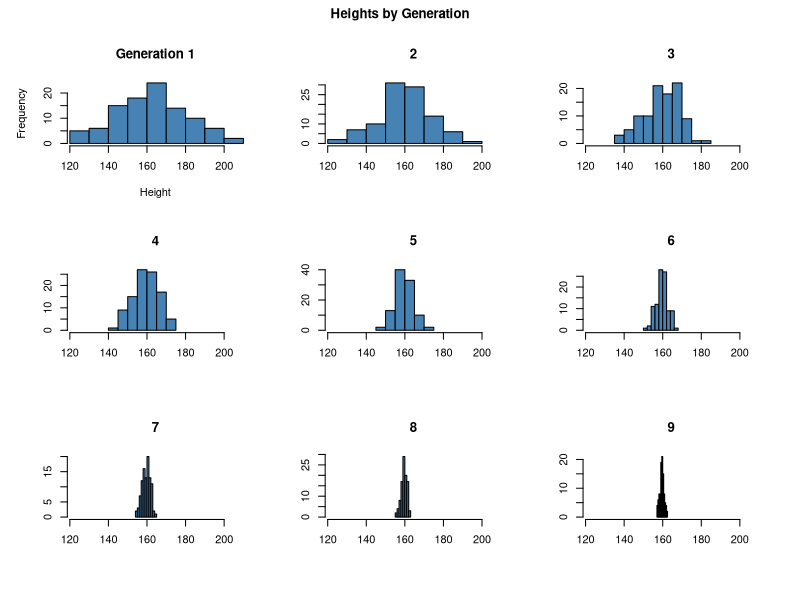
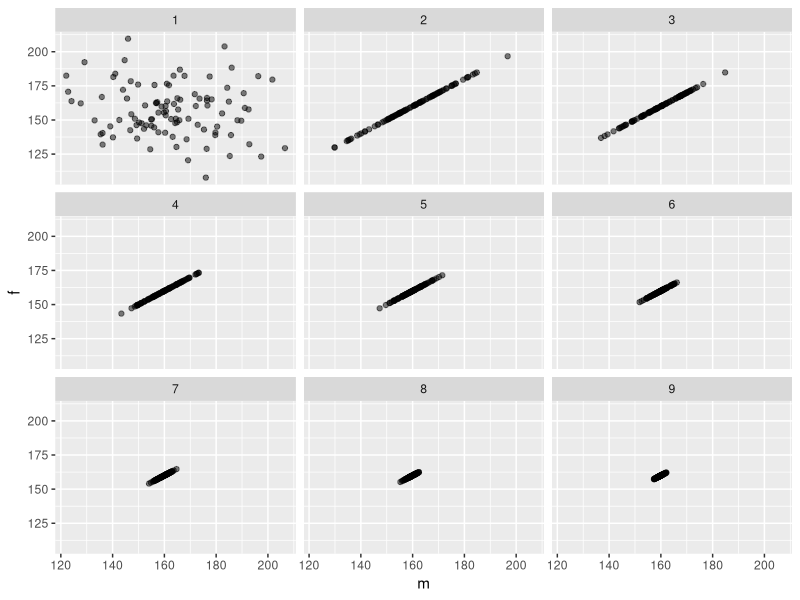
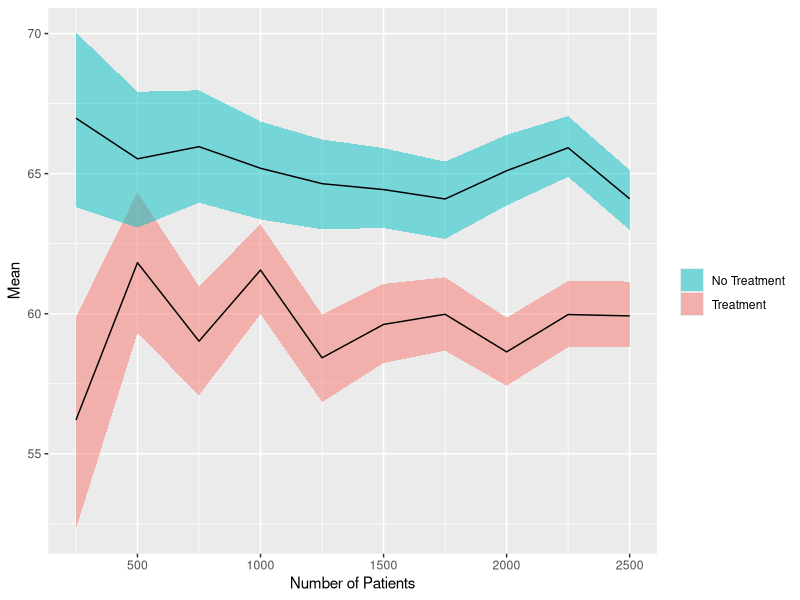
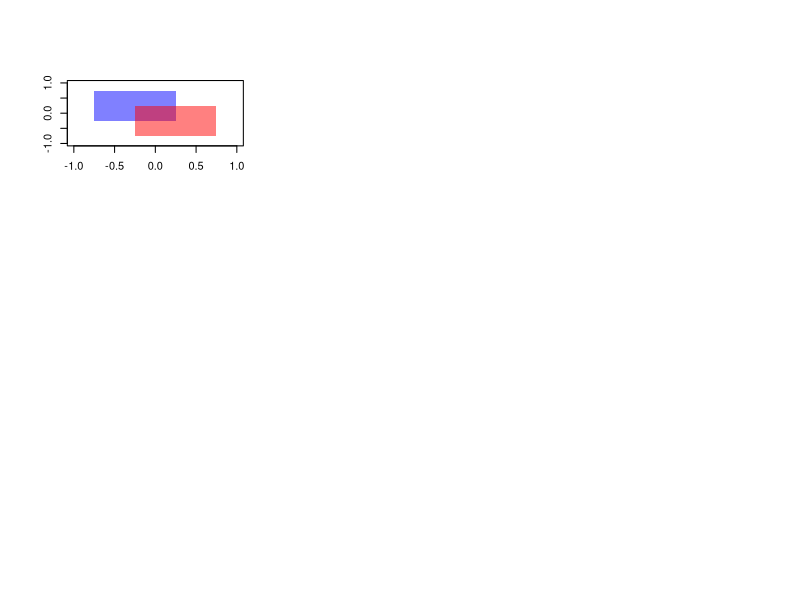

R code for these plots, in order:
## ---- chunk 1
knitr::opts_chunk$set(fig.width=8, fig.align = 'center', fig.height=6, warning=FALSE, message=FALSE)
library(ggplot2)
## ---- chunk 2
next_gen <- function(pop) {
    pop$m <- sample(pop$m)
    pop$m <- rowMeans(pop)
    pop$f <- pop$m
    pop
}
## ---- chunk 3
pop <- data.frame(m = rnorm(100, 160, 20), f = rnorm(100, 160, 20))
gens <- pop

firstMax <- max(pop$m) #grab values to use for range limits in plots. 
firstMin <- min(pop$m)

par(mfrow = c(3,3)) #Set up a multiple plot environment
par(oma=c(1,1,2,1)) #Leave space for main title. 

hist(pop$m, main = "Generation 1",   #histogram it. 
              xlim = c(firstMin, firstMax),
              col  = "steelblue", 
              xlab = "Height") 

for(genNumber in 2:9){
  pop <- next_gen(pop)  #make the new population
  
  gens = rbind(gens, pop)
  
  hist(pop$m, main = as.character(genNumber),   #histogram it. 
              xlim = c(firstMin, firstMax),
              col  = "steelblue", 
              xlab = "", ylab = "") 
}

title(main="Heights by Generation",outer=T)
## ---- chunk 4
gens$gen <- rep(1:9, each = 100) #give generation labels to the dataset
ggplot(gens, aes(x = m, y = f)) + geom_point(alpha = 0.5) + facet_wrap(~gen, nrow = 3)
## ---- chunk 5
bootstrapMean = function(values){
  #Generate bootstraped medians
  bootstraped <- replicate(1000, mean(sample(values, length(values), replace=T)) )
  #Find the quantiles
  quantile(bootstraped, c(0.025, 0.975))
}

genVals <- function(num_patients = 250){
  #Set the treatment group options
  treatmentGroups <- c(0,1)

  #Set the treatments
  treatments <- sample(treatmentGroups, num_patients, replace = T)

  #Draw outcome values
  outcome_pre    <- rnorm(num_patients, mean = 60, sd = 20)

  #Adjust based on treatment.
  outcome_treat  <- ifelse(treatments==1, outcome_pre + 5, outcome_pre) 

  #get seperate treat and non treat vectors and run the bootstrap function on them
  t <- outcome_treat[treatments == 1]
  n <- outcome_treat[treatments == 0]
  bsTreat    <- bootstrapMean(t)
  bsNonTreat <- bootstrapMean(n)
  
  
  nonTreatRes <- data.frame(lb = bsNonTreat[1], ub = bsNonTreat[2], m = mean(n), 
                            treatment = 0,       n = num_patients)
  treatRes    <- data.frame(lb = bsTreat[1],    ub = bsTreat[2],    m = mean(t), 
                            treatment = 1,       n = num_patients)
  #return a dataframe that has 4 columns, ub, lb, treatment (0,1), numPatients
  return(rbind(nonTreatRes,treatRes))
}

bsIntervals = genVals() #generate first interval. 
for(i in 2:10){ bsIntervals = rbind(bsIntervals, genVals(250*i) ) }

#plot it!
ggplot(bsIntervals, aes(x = n, group = factor(treatment))) + 
  geom_ribbon(aes(ymin = lb, ymax = ub, fill = factor(treatment)), alpha = 0.5) +
  geom_line(aes(y = m)) + labs("y" = "Mean", "x" = "Number of Patients") + 
  scale_fill_discrete(guide = guide_legend(reverse=TRUE), name = "", 
                      labels=c("Treatment","No Treatment"))
## ---- chunk 6
makeTransparent = function(..., alpha=0.5) {
  if(alpha<0 | alpha>1) stop("alpha must be between 0 and 1")
  alpha = floor(255*alpha)  
  newColor = col2rgb(col=unlist(list(...)), alpha=FALSE)
  .makeTransparent = function(col, alpha) {
    rgb(red=col[1], green=col[2], blue=col[3], alpha=alpha, maxColorValue=255)
  }
  newColor = apply(newColor, 2, .makeTransparent, alpha=alpha)
  return(newColor)
}

par(new=FALSE)
plot(NULL,
  xlim=c(-1, 1),
  ylim=c(-1, 1),
  xlab="",
  ylab=""
)

polygon(x=c(seq(-0.75, 0.25, length.out=100), seq(0.25, -0.75, length.out=100)),
        y=c(rep(-0.25, 100), rep(0.75, 100)), border=NA, col=makeTransparent('blue',alpha=0.5))
polygon(x=c(seq(-0.25, 0.75, length.out=100), seq(0.75, -0.25, length.out=100)),
        y=c(rep(-0.75, 100), rep(0.25, 100)), border=NA, col=makeTransparent('red',alpha=0.5))
## ---- chunk 7
makePatient <- function() {
  vowel <- grep("[aeiou]", letters)
  cons <- grep("[^aeiou]", letters)
  name <- paste(sample(LETTERS[cons], 1), sample(letters[vowel], 1), sample(letters[cons], 1), sep='')
  gender <- factor(sample(0:1, 1), levels=0:1, labels=c('female','male'))
  dob <- as.Date(sample(7500, 1), origin="1970-01-01")
  n <- sample(6, 1)
  doa <- as.Date(sample(1500, n), origin="2010-01-01")
  pulse <- round(rnorm(n, 80, 10))
  temp <- round(rnorm(n, 98.4, 0.3), 2)
  fluid <- round(runif(n), 2)
  list(name, gender, dob, doa, pulse, temp, fluid)
}
